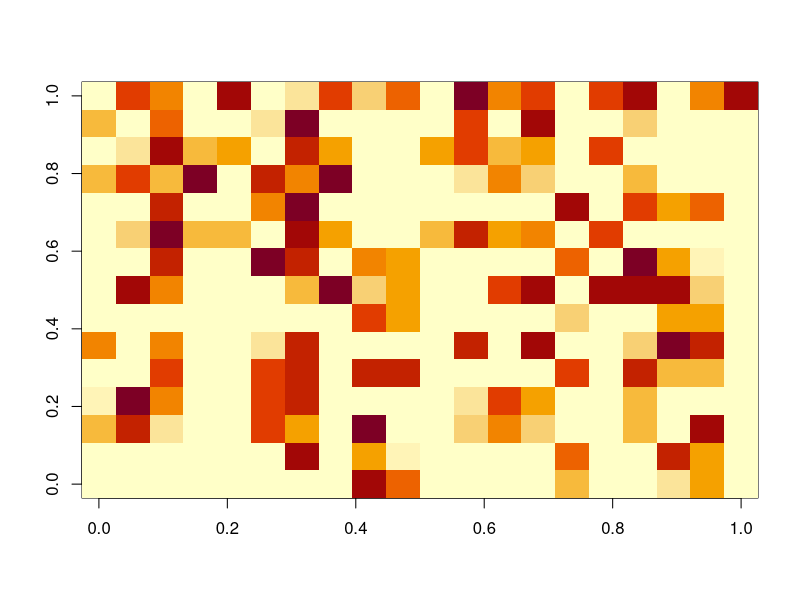

The R source for this figure:
library(fields)


### Name: rdist
### Title: Euclidean distance matrix or vector
### Aliases: rdist fields.rdist.near rdist.vec
### Keywords: spatial

### ** Examples


out<- rdist( ChicagoO3$x)
# out is a 20X20 matrix.

out2<- rdist( ChicagoO3$x[1:5,], ChicagoO3$x[11:20,])
#out2 is a 5X10 matrix

set.seed(123)
x1<- matrix( runif( 20*2), 20,2)
x2<-  matrix( runif( 15*2), 15,2)

out3<- fields.rdist.near( x1,x2, delta=.5)
# out3 is a sparse structure in list format

# or to "save"  work space decrease size of temp array

 out3<- fields.rdist.near( x1,x2, delta=.5,max.points=20*15)

# explicitly reforming as a full matrix 
temp<- matrix( NA, nrow=out3$da[1], ncol= out3$da[2])
temp[ out3$ind] <- out3$ra 

#       or justuse 

  temp<- spind2full( out3)
  image( temp)

# this is  identical to 
 temp2<- rdist( x1,x2)
 temp2[ temp2<= .5] <- NA

#compute pairwise distance vector
x1 = 1:10
x2 = seq(from=10, to=1)
rdist.vec(x1, x2)

#calculate output matrix in compact form:
distOut = rdist(1:10, compact=TRUE)
distOut
as.vector(distOut)
